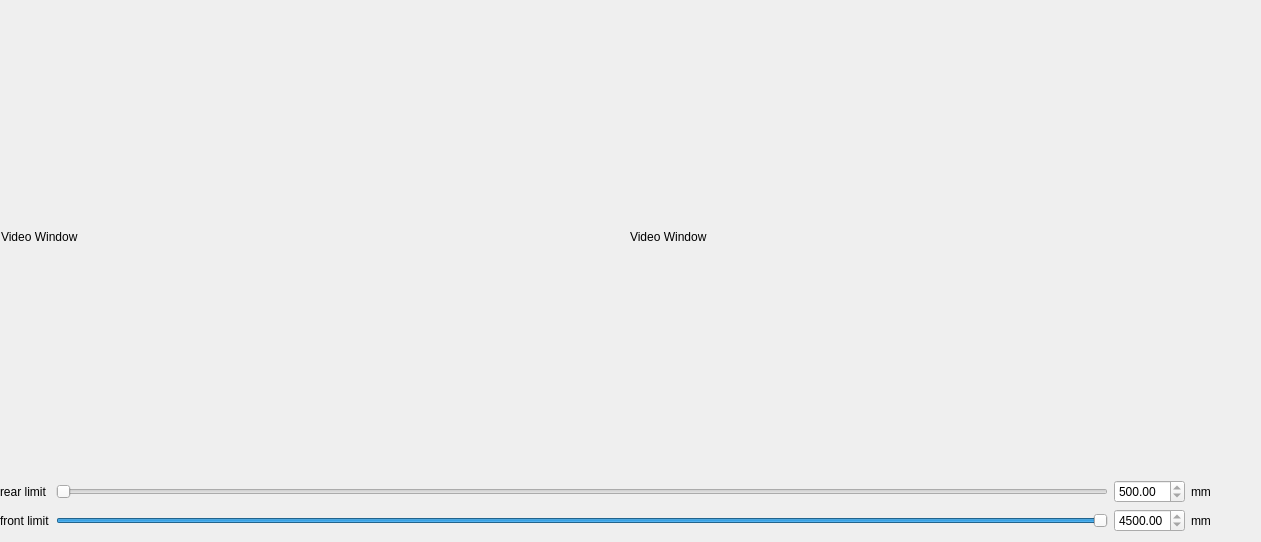
        <widget class="QWidget" name="tab_depth">
         <attribute name="title">
          <string>Depth</string>
         </attribute>
         <widget class="QWidget" name="layoutWidget">
          <property name="geometry">
           <rect>
            <x>0</x>
            <y>480</y>
            <width>1211</width>
            <height>53</height>
           </rect>
          </property>
          <layout class="QGridLayout" name="gridLayout_24">
           <item row="0" column="0">
            <widget class="QLabel" name="label_89">
             <property name="text">
              <string>rear limit</string>
             </property>
            </widget>
           </item>
           <item row="0" column="1">
            <widget class="QSlider" name="hs_rear_limit">
             <property name="minimum">
              <number>500</number>
             </property>
             <property name="maximum">
              <number>4500</number>
             </property>
             <property name="orientation">
              <enum>Qt::Horizontal</enum>
             </property>
            </widget>
           </item>
           <item row="0" column="2">
            <widget class="QDoubleSpinBox" name="ds_rear_limit">
             <property name="readOnly">
              <bool>true</bool>
             </property>
             <property name="minimum">
              <double>500.000000000000000</double>
             </property>
             <property name="maximum">
              <double>4500.000000000000000</double>
             </property>
            </widget>
           </item>
           <item row="0" column="3">
            <widget class="QLabel" name="label_91">
             <property name="text">
              <string>mm</string>
             </property>
            </widget>
           </item>
           <item row="1" column="0">
            <widget class="QLabel" name="label_88">
             <property name="text">
              <string>front limit</string>
             </property>
            </widget>
           </item>
           <item row="1" column="1">
            <widget class="QSlider" name="hs_front_limit">
             <property name="minimum">
              <number>500</number>
             </property>
             <property name="maximum">
              <number>4500</number>
             </property>
             <property name="value">
              <number>4500</number>
             </property>
             <property name="orientation">
              <enum>Qt::Horizontal</enum>
             </property>
            </widget>
           </item>
           <item row="1" column="2">
            <widget class="QDoubleSpinBox" name="ds_front_limit">
             <property name="readOnly">
              <bool>true</bool>
             </property>
             <property name="minimum">
              <double>500.000000000000000</double>
             </property>
             <property name="maximum">
              <double>4500.000000000000000</double>
             </property>
             <property name="value">
              <double>4500.000000000000000</double>
             </property>
            </widget>
           </item>
           <item row="1" column="3">
            <widget class="QLabel" name="label_90">
             <property name="text">
              <string>mm</string>
             </property>
            </widget>
           </item>
          </layout>
         </widget>
         <widget class="QWidget" name="layoutWidget">
          <property name="geometry">
           <rect>
            <x>1</x>
            <y>1</y>
            <width>1251</width>
            <height>471</height>
           </rect>
          </property>
          <layout class="QGridLayout" name="gridLayout_25">
           <item row="0" column="0">
            <widget class="QLabel" name="ql_kinectv2_depth">
             <property name="frameShadow">
              <enum>QFrame::Plain</enum>
             </property>
             <property name="text">
              <string>Video Window</string>
             </property>
            </widget>
           </item>
           <item row="0" column="1">
            <widget class="QLabel" name="ql_kinectv2_depth_cut">
             <property name="frameShadow">
              <enum>QFrame::Plain</enum>
             </property>
             <property name="text">
              <string>Video Window</string>
             </property>
            </widget>
           </item>
          </layout>
         </widget>
        </widget>
